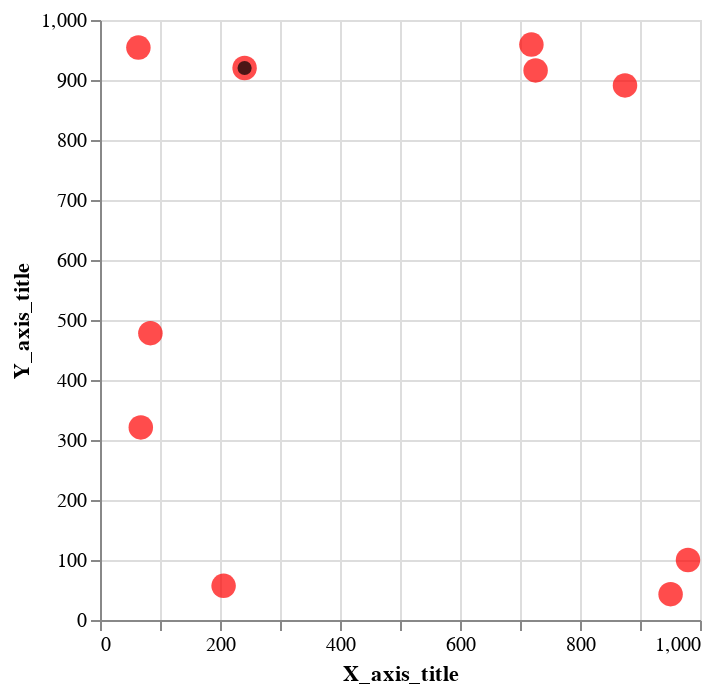

Source (notebook cell):
### Code cell
point_in_scatterplot(data,small_data, 'X_axis_title','Y_axis_title')

### Figure 1 — Vega-Lite specification as saved in the notebook (floating-point values rounded to 4 significant figures)
{"config": {"view": {"continuousWidth": 300, "continuousHeight": 300}}, "layer": [{"data": {"name": "data-19651f12cb3cedb715a27a94d9b6e316"}, "mark": {"type": "point", "filled": true, "size": 150}, "encoding": {"color": {"value": "red"}, "x": {"field": "x", "type": "quantitative"}, "y": {"field": "y", "type": "quantitative"}}}, {"data": {"name": "data-038c4d4bc4c9fe9bffa681f7078b3a5a"}, "mark": {"type": "point", "filled": true, "size": 50}, "encoding": {"color": {"value": "black"}, "x": {"axis": {"title": "X_axis_title"}, "field": "x", "type": "quantitative"}, "y": {"axis": {"title": "Y_axis_title"}, "field": "y", "type": "quantitative"}}}], "$schema": "https://vega.github.io/schema/vega-lite/v5.16.3.json", "datasets": {"data-19651f12cb3cedb715a27a94d9b6e316": [{"x": 241, "y": 920}, {"x": 951, "y": 43}, {"x": 726, "y": 916}, {"x": 68, "y": 321}, {"x": 84, "y": 478}, {"x": 64, "y": 954}, {"x": 719, "y": 959}, {"x": 875, "y": 891}, {"x": 206, "y": 57}, {"x": 980, "y": 100}], "data-038c4d4bc4c9fe9bffa681f7078b3a5a": [{"x": 241, "y": 920}]}}
